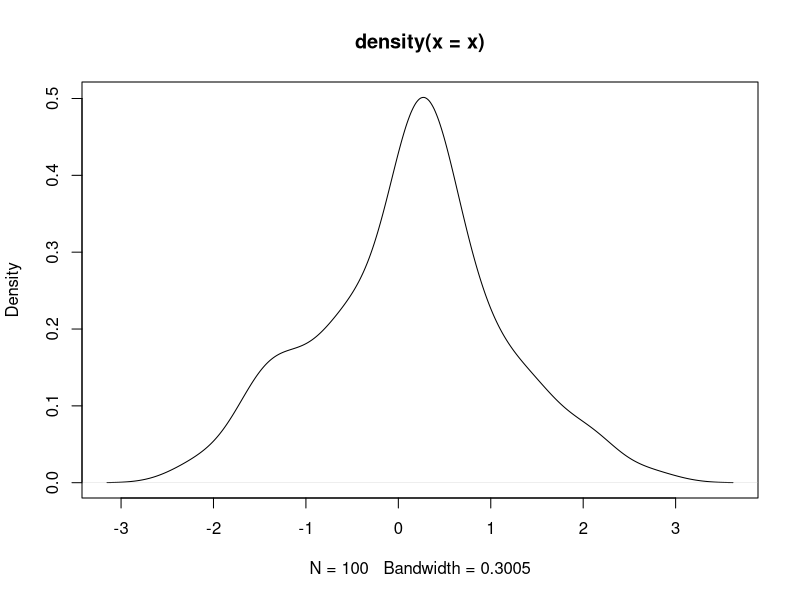
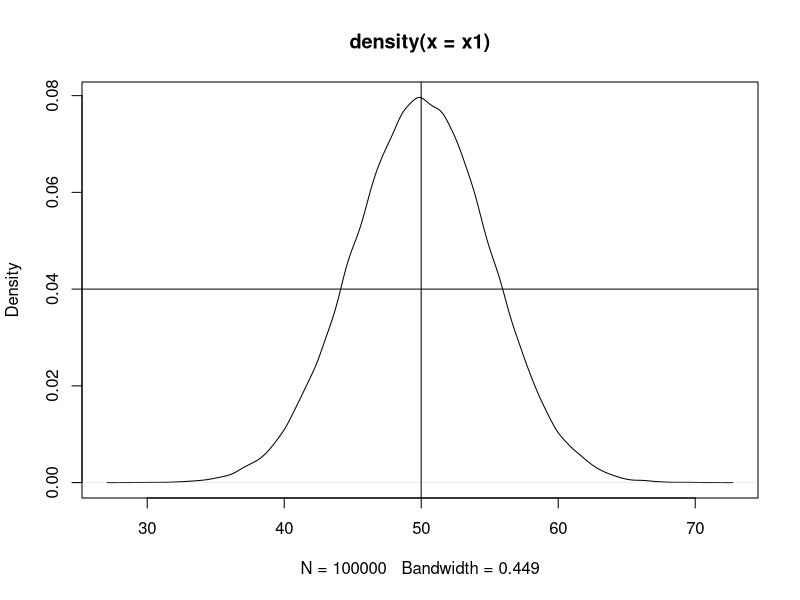
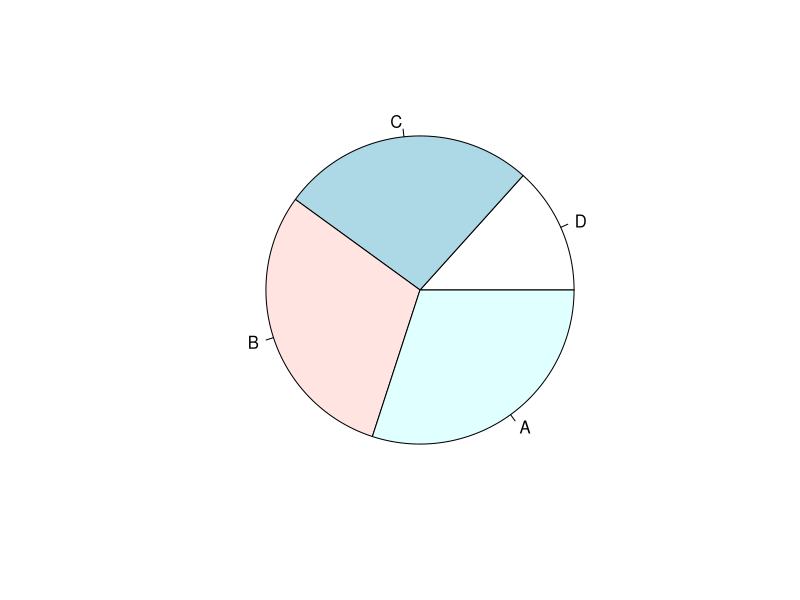
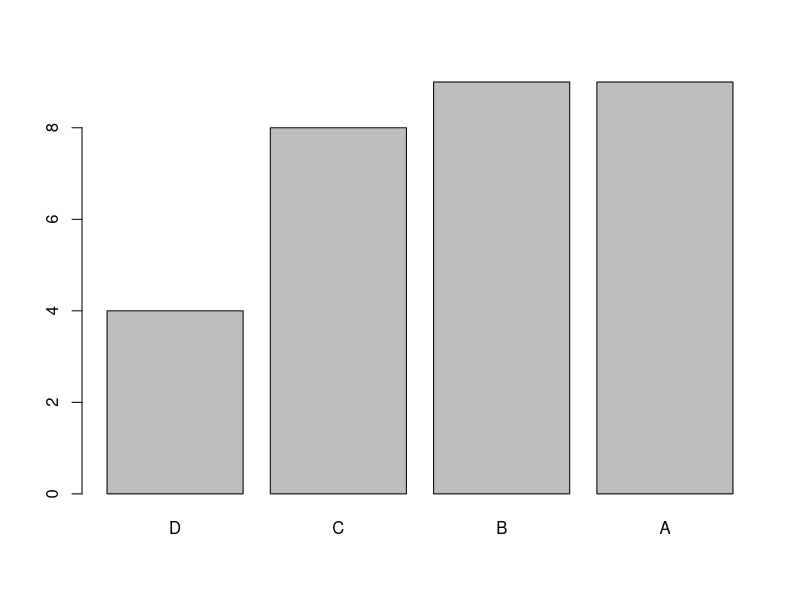

Write the R code that produced these figures, in order.
#Data Structure in R

#Vectors----
x=1:10    #create seq of nos. for 1 to 10
x
x1 <- 1:20
x1

(x1=1:30)     #assign and print altogether
(x2=c(1,2,13,4,5))
class(x2)
class(x)
(x3=letters[1:10])
class(x3)
LETTERS[1:26]
(x3b = c('a',"Vishal","4"))
?c

(x4=c(T,FALSE,TRUE,T,F))
class(x4)

x5=c(3L,5L)
class(x5)
x5a=c(3,5)
class(x5a)
(x5b=c(1,'a',T,4L))
class(x5b)

#access elements
(x6 = seq(0,100,by=3))
methods(class='numeric')
ls()    #variables in environment
length(x6)
x6[20]
x6[3]
x6[c(2,4)]
x6[-1]    # all but 1st element
x6[-c(1:10,15:20)]
x6[c(2.56,13.52)]
x6[-(length(x6)-1)]
#can not mix positive and negative
(x7 = c(x6,x2))



#modify
sort(x6)
sort(x6 , decreasing = T)
sort(x7 , decreasing = T)
rev(x7)


seq(-3,10,by=0.2)
(x=-13:2)
x[2] <- 0;x
x < -5

x[x < -5] = 5;x    #modify elements less than -5

x = x[1:4];x

#delete vector
(x=seq(1,5, length.out = 10))
x= NULL
x

(x = rnorm(100))
?rnorm
plot(density(x))
(x1 = rnorm(100000, mean=50, sd=5))
plot(density(x1))
abline(v=mean(x1),h=0.04)    #plotting a line in graph


#Matrices----
1:12
(m1 = matrix(1:12, nrow = 4))
(m2 = matrix(1:12, ncol = 3 , byrow = T))
x=101:124
matrix(x, ncol=6)

class(m1)
attributes(m1)
dim(m1)

#access elements of matrix
m1[1,2:3]
m1[c(1,3),]

paste("C","D",sep = "-")
paste("C",1:100,sep = "-")

(colnames(m1) = paste("C",1:3,sep = "-"))
m1
(rownames(m1) = paste("R",1:4,sep = "-"))
m1
attributes(m1)

#vector to matrix
(m3=1:24)
dim(m3)=c(6,4)
m3

m2
m2[1:5]
m2[c(T,F,T,F), c(2,3)]
m2


rbind(m2,c(50,60,70))
cbind(m2,c(50,60,70,80))

colSums(m1);rowSums(m1)
colMeans(m1);rowMeans(m1)

t(m1) # transpose
m1
sweep(m1, MARGIN = 1, STATS = c(2,3,4,5), FUN="+") #row wise
m1
sweep(m1, MARGIN = 2, STATS = c(2,3,4), FUN="*") #col wise
?sweep

#addmargins
addmargins(m1,margin = 1,sum) #colwise
addmargins(m1,margin = 1,sd)

addmargins(m1,margin = 2,sum) #rowwise
addmargins(m1,margin = 2,mean)

addmargins(m1,c(1,2),list(list(mean,sum,max),list(var,sd)))

#Arrays----
#Array-----
length(100:123)
4*3*2
#2 coys, 3 products, 4 locations sold qty
(a1 = array(100:123, dim=c(4,3,2)))
(loc = paste('loc', 1:4,sep='-'))
(product = paste('p', 1:3,sep='@'))
(coy = paste('coy', 1:2,sep='%'))
dimnames(a1) = list(loc, product, coy)
a1
apply(a1,1, sum) #locationwise
apply(a1,2, sum) #productwise
apply(a1,c(1,2), sum) #product-location wise
apply(a1,c(2,3), sum) #product-coy wise
apply(a1,c(1,3), sum) #coy-location
apply(a1,3, sum) #coywise
sum(a1) #total


#Data frames----
(rollno = 1:30)
(sname = paste('student',1:30,sep=''))
set.seed(1234)
(gender = sample(c('M','F'), size=30, replace=T, prob=c(.7,.3)))
table(gender)
prop.table(table(gender))

(marks = floor(rnorm(30,mean= 50,sd=10)))
(marks2 = ceiling(rnorm(30,40,5)))
(course = sample(c('BBA','MBA'), size=30, replace=T, prob=c(.5,.5)))
rollno; sname; gender
marks ; marks2; course

?floor


#create DF
df1= data.frame(rollno, sname, gender, marks, marks2, course, stringsAsFactors = F)
df1
str(df1) #structure of DF
head(df1) #top 6 rows
head(df1,n=3) #top 3 rows
tail(df1) #last 6 rows
class(df1) # DF
summary(df1) #summary
df1$gender = factor(df1$gender)
df1$course = factor(df1$course)
str(df1)
summary(df1)

df1  #full data
df1$gender  # one column
df1[ , c(2,4)] #multiple columns
df1[1:10 ,] #select rows, all columns
#as per conditionis
df1[ marks > 50 & gender=='F', c('rollno', 'sname','gender', 'marks')]
df1[ marks > 50 & gender=='F', c(1,2)]
df1[ marks > 50 | gender=='F', ]

names(df1)  # names of columns
dim(df1)  #Dimensions

aggregate(df1$marks, by=list(df1$gender), FUN=max)
aggregate(marks ~ gender, data=df1, FUN=max)


(df2 = aggregate(cbind(marks,marks2) ~ gender + course, data=df1, FUN=mean))


#List -----
g ="My First List"
h = c(25, 26,18,39)
j = matrix(1:10,nrow=2)
k = c('one','two','three')
mylist = list(title=g, ages=h, j, h)
mylist
mylist[2]
mylist[[2]]
mylist[['ages']]
mylist$ages





#Factor -----

(grades = sample(c('A','B','C','D'), size=30, replace=T, prob=c(.3,.2,.4,.1)))
summary(grades)
table(grades)
(gradesFactor = factor(grades))
summary(gradesFactor)

(gradesFactorOrdered = factor(grades, ordered=T))
summary(gradesFactorOrdered)

(gradesFactorOrderedLevels = factor(grades, ordered=T, levels=c('D','C','B','A')))
summary(gradesFactorOrderedLevels)

pie(summary(gradesFactorOrderedLevels))
barplot(summary(gradesFactorOrderedLevels))

class(grades)
class(gradesFactorOrdered)
class(gradesFactorOrderedLevels)



# Object Properties
#vector
v1= 1:100
class(v1) ; typeof(v1)
v2=letters[1:10]
class(v2) ; typeof(v2)
length(v2)
summary(v1)

#matrix
m1= matrix(1:24,nrow=6)
class(m1)
summary(m1)
dim(m1)
str(m1)

#Array
a1 =array(1:24, dim=c(4,3,2))
class(a1)
str(a1)
dim(a1)
summary(a1)



#DF
#data() #built in datasets
df1= iris 
str(df1)
summary(df1)
class(df1); dim(df1)
nrow(df1) ; names(df1) ;NROW(df1)
colnames(df1)
rownames(df1)

#list
list1 = list(v1,m1,a1,df1)
str(list1)

#Statistical Description
library(Hmisc)
describe(df1)


#lets draw some simple graphs




#List----

#Factor----
